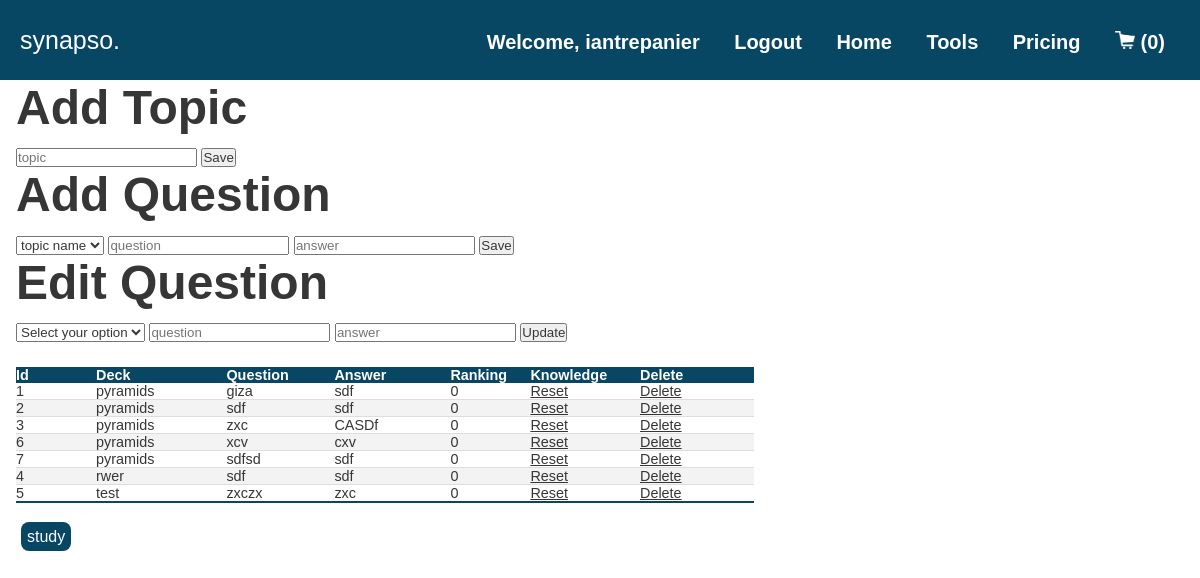
Screenshot of /flash (signed in) with the database file from the repository.
### app.py (models this page shows)
class FlashCard(db.Model):
    id = db.Column(db.Integer, primary_key=True)
    user_name = db.Column(db.String(100))
    question = db.Column(db.String(100))
    answer = db.Column(db.String(100))
    rating = db.Column(db.Integer)
    topic_id = db.Column(db.Integer)

### app.py (the view)
@app.route('/flash')
def flash():
    user_name = session['username']
    topic_list = db.session.query(FlashTopics).filter(FlashTopics.user_name == user_name)
    flash_list = db.session.query(FlashCard).order_by(FlashCard.topic_id).filter(FlashCard.user_name == user_name)
    return render_template('flash.html', flash_list=flash_list, topic_list=topic_list)

### app.py (called while the page is built)
@login_manager.user_loader
def load_user(user_id):
    return User.query.get(int(user_id))

def cartNumber():
    cart = []
    if 'username' in session:
        user_name = session['username']
        cart = CartItem.query.filter(CartItem.user_name == user_name).all()
    return dict(cart=cart)

### templates/flash.html (shortened to what this page needs)
{% extends 'layout.html' %} {% block content %}
<div class="body-padding">
    <h1>Add Topic</h1>
    <form action="/add-topic" method="post">
        <input type="text" id="topic" name="topic" class="form-control" placeholder="topic" />
        <button type="submit">Save</button>
    </form>
    <h1>Add Question</h1>
    <form action="/add" method="post">
        <select id="topic_id" name="topic_id" placeholder="topic_id">
            <option value="" disabled selected>topic name</option>
        </select>
        <input type="text" id="question" name="question" class="form-control" placeholder="question" />
        <input type="text" id="answer" name="answer" class="form-control" placeholder="answer" />
        <button type="submit">Save</button>
    </form>
    <h1>Edit Question</h1>
    <form action="/edit" method="post">
        <select id="id" name="id" placeholder="id">
            <option value="" disabled selected>Select your option</option>
        </select>
        <input type="text" id="question2" name="question2" class="form-control" placeholder="question" />
        <input type="text" id="answer2" name="answer2" class="form-control" placeholder="answer" />
        <button type="submit">Update</button>
    </form>
    <table class="styled-table">
        <thead>
            <tr>
                <th scope="col">Id</th>
                <th scope="col">Deck</th>
                <th scope="col">Question</th>
                <th scope="col">Answer</th>
                <th scope="col">Ranking</th>
                <th scope="col">Knowledge</th>
                <th scope="col">Delete</th>
            </tr>
        </thead>
        <tbody>
            {% for flash in flash_list %}
            <tr>
                <td scope="row">{{flash.id }}</td>
                <td>{{ flash.topic_id }}</td>
                <td>{{ flash.question }}</td>
                <td>{{ flash.answer }}</td>
                <td>{{ flash.rating }}</td>
                <td>
                    <a href="/update_res/{{ flash.id }}">Reset</a>
                </td>
                <td>
                    <a href="/delete/{{ flash.id }}">Delete</a>
                </td>
            </tr>
            {% endfor %}
        </tbody>
    </table>
    <div>
        <a class = "home-buttons" href = "{{url_for('study')}}">study</a>
    </div>
</div>
{% endblock %}

### templates/layout.html (shortened to what this page needs)
<!DOCTYPE html>
<html lang="en">
<head>
    <link rel="stylesheet" href="{{url_for('static', filename='styles2.css')}}" />
    <link href="https://use.typekit.net/ruf6eee.css" rel="stylesheet">
</head>
<body onload="flashMessage()">
    <header class="nav-bar">
        <label id="logo"> synapso.</label>
        <nav>
            <ul>
                <li class = "welcome-user">Welcome, {{ session['username'] }}</li>
                <li><a href="{{url_for('logout')}}">Logout</a></li>
                <li><a href="{{url_for('index')}}">Home</a></li>
                <li><a href="{{url_for('flash')}}">Tools</a></li>
                <li><a href="{{url_for('pricing')}}">Pricing</a></li>
                <li class="cartImg"><a href="{{url_for('cart')}}"><img src="{{url_for('static', filename='images/cart.png')}}" alt="Cart"> ({{ cart|length }})</a></li>
            </ul>
        </nav>
    </header>
    {% block content %}
    {% endblock %}
</body>
</html>

### static/styles2.css (style rules this page uses)
* { padding: 0; margin: 0; font-family: "din-2014", sans-serif; color: rgb(54, 54, 54); }
header a { text-decoration: none; }
header { background-color: #074763; height: 80px; display: flex; justify-content: space-between; padding: 0 20px; }
#logo { color: white; font-size: 25px; display: flex; align-items: center; }
.nav-bar nav ul li { margin: 0 10px; display: inline-block; line-height: 80px; }
.nav-bar nav ul li a { color: white; font-size: 20px; font-weight: bold; padding: 2px 5px; border-radius: 4px; }
.welcome-user { color: white; font-size: 20px; font-weight: bold; padding: 2px 5px; border-radius: 4px; }
.cartImg img { width: 20px; }
h1 { font-size: 3em; margin: 0; }
button { margin-top: 1em; }
.body-padding { margin-left: 1em; margin-right: 1em; }
.styled-table { border-collapse: collapse; margin: 25px 0; font-size: 0.9em; font-family: sans-serif; min-width: 400px; }
.styled-table thead tr { background-color: #074763; color: #ffffff; text-align: left; }
th { color: white; }
td { padding-right: 5em; }
.styled-table tbody tr { border-bottom: 1px solid #dddddd; }
.styled-table tbody tr:nth-of-type(even) { background-color: #f3f3f3; }
.styled-table tbody tr:last-of-type { border-bottom: 2px solid #074763; }
.home-buttons { padding: 6px; border-radius:8px; margin: 5px; background-color: #074763; color: white; text-decoration: none; width: 60px; text-align: center; }

### rows the page displays
FlashCard: id "1", topic_id "pyramids", question "giza", answer "sdf", rating "0"
FlashCard: id "2", topic_id "pyramids", question "sdf", answer "sdf", rating "0"
FlashCard: id "3", topic_id "pyramids", question "zxc", answer "CASDf", rating "0"
FlashCard: id "6", topic_id "pyramids", question "xcv", answer "cxv", rating "0"
FlashCard: id "7", topic_id "pyramids", question "sdfsd", answer "sdf", rating "0"
FlashCard: id "4", topic_id "rwer", question "sdf", answer "sdf", rating "0"
FlashCard: id "5", topic_id "test", question "zxczx", answer "zxc", rating "0"

### other values shown
{{ session['username'] }} "iantrepanier"
{{ cart|length }} "0"
